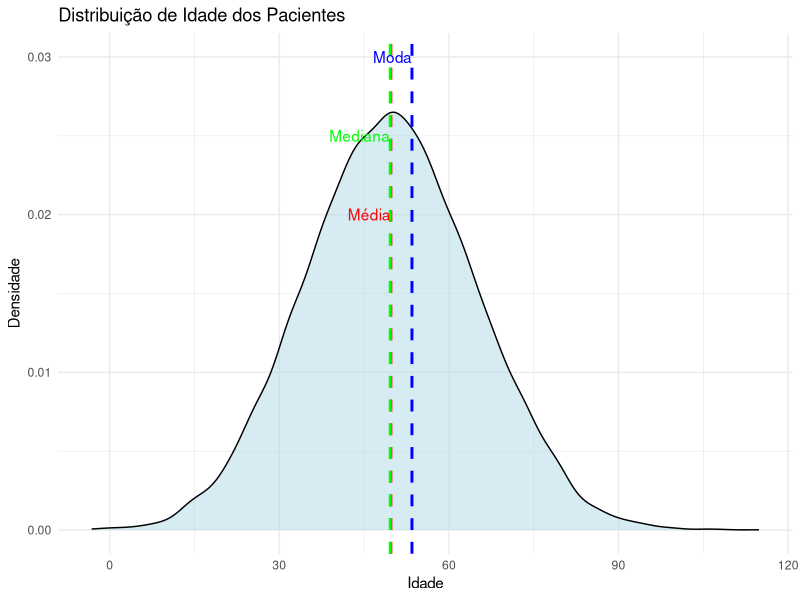
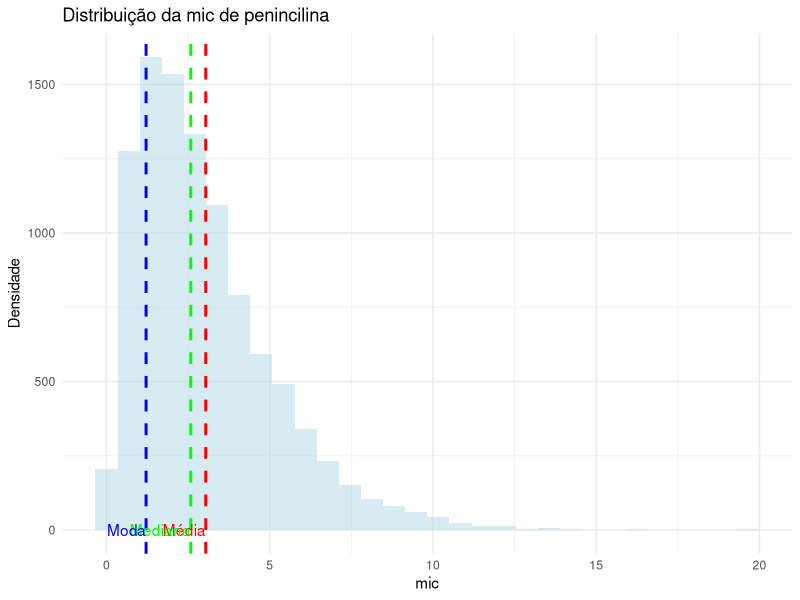

Reproduce these figures in R, in order.
## ---- chunk 1
set.seed(123) # Para garantir a reprodutibilidade dos dados aleatórios
# pacientes <- data.frame(
#   ID = 1:10, # Identificador único para cada paciente
#   Peso = round(runif(10, 50, 100), 2), # Peso dos pacientes em kg, valores aleatórios entre 50 e 100
#   Altura = round(runif(10, 1.5, 2.0),2), # Altura dos pacientes em metros, valores aleatórios entre 1.5 e 2.0
#   Idade = sample(18:70, 10, replace = TRUE), # Idade dos pacientes, valores aleatórios entre 18 e 70
#   Raca_Cor = sample(c("Branca", "Preta", "Parda", "Amarela", "Indígena"), 10, replace = TRUE) # Raça/cor dos pacientes
# )

pacientes <- data.frame(
  ID = 1:10000,
  Peso = round(rnorm(10000, mean = 70, sd = 15), 2),
  Altura = runif(10000, 1.5, 2.0), # Mantemos a altura com distribuição uniforme
  Idade = round(rnorm(10000, mean = 50, sd = 15), 2),
  Raca_Cor = sample(c("Branca", "Preta", "Parda", "Amarela", "Indígena"), 10000, replace = TRUE),
  Bacteria_Isolada = sample(c("Staphylococcus aureus", "Escherichia coli", "Pseudomonas aeruginosa", "Klebsiella pneumoniae"), size = 10000, replace = TRUE),
  Sitio_Isolamento = sample(c("Sangue", "Urina", "Pele", "Pulmão"), size = 10000, replace = TRUE),
  # Gerando uma variável "left-skewed" para Resistência à Penicilina
  # Resistencia_Penicilina = exp(rnorm(10000, mean = log(2), sd = 0.5))
  Resistencia_Penicilina = rgamma(10000, shape = 2, scale = 1.5))

log_normal_stats <- function(mu, sigma) {
  mean = exp(mu + sigma^2 / 2)
  sd = sqrt((exp(sigma^2) - 1) * exp(2*mu + sigma^2))
  return(c(mean = mean, sd = sd))
}
mu_cim <- -0.85  # Logaritmo da média
sigma_cim <- 1.25  # Desvio padrão no logaritmo

# Gerando valores de CIM para penicilina usando a distribuição log-normal
pacientes$CIM_Penicilina <- rlnorm(10000, meanlog = mu_cim, sdlog = sigma_cim)

# Resumo estatístico dos valores CIM gerados
summary(pacientes$CIM_Penicilina)


# Exibir o banco de dados criado
print(head(pacientes))
## ---- chunk 2
media_peso <- mean(pacientes$Peso)
print(paste("Média do Peso:", media_peso))
## ---- chunk 3
media_altura <- mean(pacientes$Altura)
print(paste("Média da Altura:", media_altura))
## ---- chunk 4
media_idade <- mean(pacientes$Idade)
print(paste("Média da Idade:", media_idade))
## ---- chunk 5
mediana_peso <- median(pacientes$Peso)
print(paste("Mediana do Peso:", mediana_peso))
## ---- chunk 6
mediana_altura <- median(pacientes$Altura)
print(paste("Mediana da Altura:", mediana_altura))
## ---- chunk 7
mediana_idade <- median(pacientes$Idade)
print(paste("Mediana da Idade:", mediana_idade))
## ---- chunk 8
moda <- function(x) {
  unique_x <- unique(x)
  unique_x[which.max(tabulate(match(x, unique_x)))]
}
## ---- chunk 9
moda_idade <- moda(pacientes$Idade)
print(paste("Moda da Idade:", moda_idade))
## ---- chunk 10
# Carregar o pacote ggplot2
library(ggplot2)

# Calcular média, mediana e moda da idade
media_idade <- mean(pacientes$Idade)
mediana_idade <- median(pacientes$Idade)
moda_idade <- moda(pacientes$Idade) # Usando a função moda definida anteriormente

# Criar o density plot para idade
ggplot(pacientes, aes(x = Idade)) +
  geom_density(fill = "lightblue", alpha = 0.5) + # Plot de densidade com preenchimento azul claro
  geom_vline(xintercept = media_idade, color = "red", linetype = "dashed", size = 1) + # Linha para a média
  geom_vline(xintercept = mediana_idade, color = "green", linetype = "dashed", size = 1) + # Linha para a mediana
  geom_vline(xintercept = moda_idade, color = "blue", linetype = "dashed", size = 1) + # Linha para a moda
  labs(title = "Distribuição de Idade dos Pacientes", x = "Idade", y = "Densidade") +
  theme_minimal() + # Tema minimalista
  theme(legend.position = "none") + # Remover legenda
  annotate("text", x = media_idade, y = 0.02, label = "Média", hjust = 1, color = "red") +
  annotate("text", x = mediana_idade, y = 0.025, label = "Mediana", hjust = 1, color = "green") +
  annotate("text", x = moda_idade, y = 0.03, label = "Moda", hjust = 1, color = "blue")
## ---- chunk 11
# Calcular média, mediana e moda da idade
media_penicilina <- mean(pacientes$Resistencia_Penicilina)
mediana_penicilina <- median(pacientes$Resistencia_Penicilina)
moda_penicilina <- moda(pacientes$Resistencia_Penicilina) # Usando a função moda definida anteriormente

# Criar o density plot para idade
ggplot(pacientes, aes(x = Resistencia_Penicilina)) +
  geom_histogram(fill = "lightblue", alpha = 0.5) + # Plot de densidade com preenchimento azul claro
  geom_vline(xintercept = media_penicilina, color = "red", linetype = "dashed", size = 1) + # Linha para a média
  geom_vline(xintercept = mediana_penicilina, color = "green", linetype = "dashed", size = 1) + # Linha para a mediana
  geom_vline(xintercept = moda_penicilina, color = "blue", linetype = "dashed", size = 1) + # Linha para a moda
  labs(title = "Distribuição da mic de penincilina", x = "mic", y = "Densidade") +
  theme_minimal() + # Tema minimalista
  theme(legend.position = "none") + # Remover legenda
  annotate("text", x = media_penicilina, y = 0.02, label = "Média", hjust = 1, color = "red") +
  annotate("text", x = mediana_penicilina, y = 0.025, label = "Mediana", hjust = 1, color = "green") +
  annotate("text", x = moda_penicilina, y = 0.03, label = "Moda", hjust = 1, color = "blue")
## ---- chunk 12
desvio_padrao_idade <- sd(pacientes$Idade)
desvio_padrao_peso <- sd(pacientes$Peso)

desvio_padrao_resistencia <- sd(pacientes$Resistencia_Penicilina)

# Exibindo os Desvios Padrões
print(paste("Desvio Padrão da Idade:", desvio_padrao_idade))
print(paste("Desvio Padrão do Peso:", desvio_padrao_peso))

print(paste("Desvio Padrão do resistencia:", desvio_padrao_resistencia))
## ---- chunk 13
iqr_idade <- IQR(pacientes$Idade)
iqr_peso <- IQR(pacientes$Peso)

iqr_resistencia <- IQR(pacientes$Resistencia_Penicilina)


# Exibindo os IQRs
print(paste("IQR da Idade:", iqr_idade))
print(paste("IQR do Peso:", iqr_peso))

print(paste("IQR do Resistencia:", iqr_resistencia))
